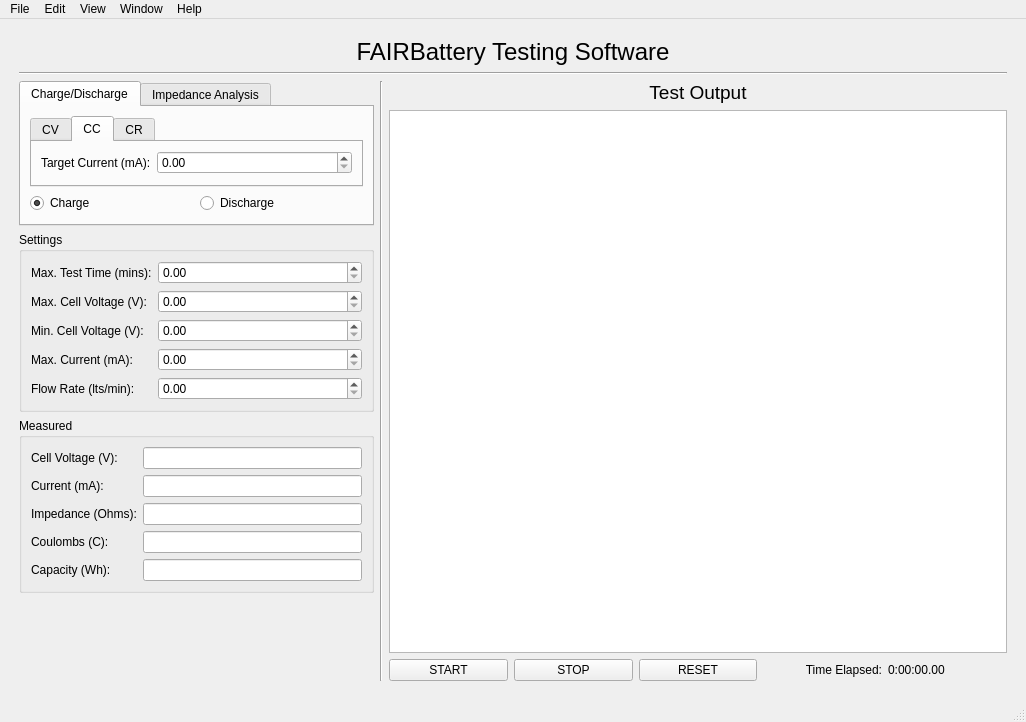
<?xml version="1.0" encoding="UTF-8"?>
<ui version="4.0">
 <class>MainWindow</class>
 <widget class="QMainWindow" name="MainWindow">
  <property name="geometry">
   <rect>
    <x>0</x>
    <y>0</y>
    <width>1026</width>
    <height>722</height>
   </rect>
  </property>
  <property name="windowTitle">
   <string>FAIRBatery Testing Software</string>
  </property>
  <widget class="QWidget" name="centralwidget">
   <layout class="QVBoxLayout" name="verticalLayout_6">
    <item>
     <layout class="QVBoxLayout" name="verticalLayout">
      <property name="leftMargin">
       <number>10</number>
      </property>
      <property name="topMargin">
       <number>10</number>
      </property>
      <property name="rightMargin">
       <number>10</number>
      </property>
      <property name="bottomMargin">
       <number>10</number>
      </property>
      <item>
       <widget class="QLabel" name="title">
        <property name="font">
         <font>
          <pointsize>18</pointsize>
         </font>
        </property>
        <property name="text">
         <string>FAIRBattery Testing Software</string>
        </property>
        <property name="alignment">
         <set>Qt::AlignCenter</set>
        </property>
       </widget>
      </item>
      <item>
       <widget class="Line" name="line">
        <property name="orientation">
         <enum>Qt::Horizontal</enum>
        </property>
       </widget>
      </item>
      <item>
       <layout class="QHBoxLayout" name="horizontalLayout">
        <item>
         <layout class="QVBoxLayout" name="verticalLayout_8">
          <item>
           <widget class="QTabWidget" name="test_mode_tabs">
            <property name="sizePolicy">
             <sizepolicy hsizetype="Fixed" vsizetype="Expanding">
              <horstretch>0</horstretch>
              <verstretch>0</verstretch>
             </sizepolicy>
            </property>
            <property name="minimumSize">
             <size>
              <width>355</width>
              <height>0</height>
             </size>
            </property>
            <property name="currentIndex">
             <number>0</number>
            </property>
            <widget class="QWidget" name="charge">
             <attribute name="title">
              <string>Charge/Discharge</string>
             </attribute>
             <layout class="QVBoxLayout" name="verticalLayout_3">
              <item>
               <widget class="QTabWidget" name="target_selection_tabs">
                <property name="sizePolicy">
                 <sizepolicy hsizetype="Expanding" vsizetype="Fixed">
                  <horstretch>0</horstretch>
                  <verstretch>0</verstretch>
                 </sizepolicy>
                </property>
                <property name="currentIndex">
                 <number>1</number>
                </property>
                <widget class="QWidget" name="CV">
                 <attribute name="title">
                  <string>CV</string>
                 </attribute>
                 <layout class="QVBoxLayout" name="verticalLayout_4">
                  <item>
                   <layout class="QFormLayout" name="formLayout_4">
                    <property name="leftMargin">
                     <number>0</number>
                    </property>
                    <property name="topMargin">
                     <number>0</number>
                    </property>
                    <item row="0" column="0">
                     <widget class="QLabel" name="label_6">
                      <property name="text">
                       <string>Target Cell Voltage (V):</string>
                      </property>
                     </widget>
                    </item>
                    <item row="0" column="1">
                     <widget class="QDoubleSpinBox" name="target_voltage_spinbox">
                      <property name="accelerated">
                       <bool>true</bool>
                      </property>
                      <property name="maximum">
                       <double>4.000000000000000</double>
                      </property>
                      <property name="singleStep">
                       <double>0.100000000000000</double>
                      </property>
                     </widget>
                    </item>
                   </layout>
                  </item>
                 </layout>
                </widget>
                <widget class="QWidget" name="CC">
                 <attribute name="title">
                  <string>CC</string>
                 </attribute>
                 <layout class="QHBoxLayout" name="horizontalLayout_5">
                  <item>
                   <layout class="QFormLayout" name="formLayout_10">
                    <property name="leftMargin">
                     <number>0</number>
                    </property>
                    <property name="topMargin">
                     <number>0</number>
                    </property>
                    <item row="0" column="0">
                     <widget class="QLabel" name="label_17">
                      <property name="text">
                       <string>Target Current (mA):</string>
                      </property>
                     </widget>
                    </item>
                    <item row="0" column="1">
                     <widget class="QDoubleSpinBox" name="target_current_spinbox">
                      <property name="accelerated">
                       <bool>true</bool>
                      </property>
                      <property name="maximum">
                       <double>300.000000000000000</double>
                      </property>
                     </widget>
                    </item>
                   </layout>
                  </item>
                 </layout>
                </widget>
                <widget class="QWidget" name="CR">
                 <attribute name="title">
                  <string>CR</string>
                 </attribute>
                 <layout class="QHBoxLayout" name="horizontalLayout_6">
                  <item>
                   <layout class="QFormLayout" name="formLayout_6">
                    <property name="leftMargin">
                     <number>0</number>
                    </property>
                    <property name="topMargin">
                     <number>0</number>
                    </property>
                    <item row="0" column="0">
                     <widget class="QLabel" name="label_7">
                      <property name="text">
                       <string>Target Load Resistance (Ohms):</string>
                      </property>
                     </widget>
                    </item>
                    <item row="0" column="1">
                     <widget class="QDoubleSpinBox" name="target_resistance_spinbox">
                      <property name="accelerated">
                       <bool>true</bool>
                      </property>
                      <property name="decimals">
                       <number>1</number>
                      </property>
                      <property name="maximum">
                       <double>512.000000000000000</double>
                      </property>
                     </widget>
                    </item>
                   </layout>
                  </item>
                 </layout>
                </widget>
               </widget>
              </item>
              <item>
               <layout class="QHBoxLayout" name="horizontalLayout_4">
                <item>
                 <widget class="QRadioButton" name="charge_radiobutton">
                  <property name="text">
                   <string>Charge</string>
                  </property>
                  <property name="checked">
                   <bool>true</bool>
                  </property>
                 </widget>
                </item>
                <item>
                 <widget class="QRadioButton" name="discharge_radiobutton">
                  <property name="text">
                   <string>Discharge</string>
                  </property>
                 </widget>
                </item>
               </layout>
              </item>
             </layout>
            </widget>
            <widget class="QWidget" name="impedance">
             <attribute name="title">
              <string>Impedance Analysis</string>
             </attribute>
             <layout class="QVBoxLayout" name="verticalLayout_5">
              <item>
               <layout class="QFormLayout" name="formLayout_23">
                <item row="0" column="0">
                 <widget class="QLabel" name="label_33">
                  <property name="text">
                   <string>Min. Frequency (Hz):</string>
                  </property>
                 </widget>
                </item>
                <item row="0" column="1">
                 <widget class="QSpinBox" name="min_frequency_spinbox">
                  <property name="accelerated">
                   <bool>true</bool>
                  </property>
                  <property name="maximum">
                   <number>1000000</number>
                  </property>
                  <property name="singleStep">
                   <number>100</number>
                  </property>
                 </widget>
                </item>
                <item row="1" column="0">
                 <widget class="QLabel" name="label_34">
                  <property name="text">
                   <string>Max. Frequency (Hz):</string>
                  </property>
                 </widget>
                </item>
                <item row="1" column="1">
                 <widget class="QSpinBox" name="max_frequency_spinbox">
                  <property name="accelerated">
                   <bool>true</bool>
                  </property>
                  <property name="maximum">
                   <number>1000000</number>
                  </property>
                  <property name="singleStep">
                   <number>100</number>
                  </property>
                 </widget>
                </item>
                <item row="2" column="0">
                 <widget class="QLabel" name="label_37">
                  <property name="text">
                   <string>Steps per Decade:</string>
                  </property>
                 </widget>
                </item>
                <item row="2" column="1">
                 <widget class="QSpinBox" name="steps_per_decade_spinbox">
                  <property name="accelerated">
                   <bool>true</bool>
                  </property>
                  <property name="minimum">
                   <number>1</number>
                  </property>
                  <property name="maximum">
                   <number>10000</number>
                  </property>
                  <property name="value">
                   <number>50</number>
                  </property>
                 </widget>
                </item>
               </layout>
              </item>
             </layout>
            </widget>
           </widget>
          </item>
          <item>
           <widget class="QGroupBox" name="groupBox_2">
            <property name="title">
             <string>Settings</string>
            </property>
            <layout class="QGridLayout" name="gridLayout_2">
             <item row="0" column="0">
              <layout class="QFormLayout" name="formLayout_9">
               <item row="0" column="0">
                <widget class="QLabel" name="label_16">
                 <property name="text">
                  <string>Max. Test Time (mins):</string>
                 </property>
                </widget>
               </item>
               <item row="0" column="1">
                <widget class="QDoubleSpinBox" name="max_time_spinbox">
                 <property name="minimumSize">
                  <size>
                   <width>76</width>
                   <height>0</height>
                  </size>
                 </property>
                 <property name="accelerated">
                  <bool>true</bool>
                 </property>
                 <property name="maximum">
                  <double>400.000000000000000</double>
                 </property>
                </widget>
               </item>
               <item row="3" column="0">
                <widget class="QLabel" name="label_2">
                 <property name="text">
                  <string>Max. Current (mA):</string>
                 </property>
                </widget>
               </item>
               <item row="3" column="1">
                <widget class="QDoubleSpinBox" name="max_current_spinbox">
                 <property name="minimumSize">
                  <size>
                   <width>76</width>
                   <height>0</height>
                  </size>
                 </property>
                 <property name="accelerated">
                  <bool>true</bool>
                 </property>
                 <property name="decimals">
                  <number>2</number>
                 </property>
                 <property name="maximum">
                  <double>300.000000000000000</double>
                 </property>
                </widget>
               </item>
               <item row="1" column="0">
                <widget class="QLabel" name="label_12">
                 <property name="text">
                  <string>Max. Cell Voltage (V):</string>
                 </property>
                </widget>
               </item>
               <item row="1" column="1">
                <widget class="QDoubleSpinBox" name="max_cell_voltage_spinbox">
                 <property name="minimumSize">
                  <size>
                   <width>76</width>
                   <height>0</height>
                  </size>
                 </property>
                 <property name="accelerated">
                  <bool>true</bool>
                 </property>
                 <property name="maximum">
                  <double>4.500000000000000</double>
                 </property>
                 <property name="singleStep">
                  <double>0.100000000000000</double>
                 </property>
                </widget>
               </item>
               <item row="4" column="0">
                <widget class="QLabel" name="label_10">
                 <property name="text">
                  <string>Flow Rate (lts/min):</string>
                 </property>
                </widget>
               </item>
               <item row="4" column="1">
                <widget class="QDoubleSpinBox" name="flow_rate_spinbox">
                 <property name="minimumSize">
                  <size>
                   <width>76</width>
                   <height>0</height>
                  </size>
                 </property>
                 <property name="accelerated">
                  <bool>true</bool>
                 </property>
                </widget>
               </item>
               <item row="2" column="0">
                <widget class="QLabel" name="label_18">
                 <property name="text">
                  <string>Min. Cell Voltage (V):</string>
                 </property>
                </widget>
               </item>
               <item row="2" column="1">
                <widget class="QDoubleSpinBox" name="min_cell_voltage_spinbox">
                 <property name="minimumSize">
                  <size>
                   <width>76</width>
                   <height>0</height>
                  </size>
                 </property>
                 <property name="accelerated">
                  <bool>true</bool>
                 </property>
                 <property name="maximum">
                  <double>4.000000000000000</double>
                 </property>
                 <property name="singleStep">
                  <double>0.100000000000000</double>
                 </property>
                </widget>
               </item>
              </layout>
             </item>
            </layout>
           </widget>
          </item>
          <item>
           <widget class="QGroupBox" name="groupBox">
            <property name="sizePolicy">
             <sizepolicy hsizetype="Fixed" vsizetype="Preferred">
              <horstretch>0</horstretch>
              <verstretch>0</verstretch>
             </sizepolicy>
            </property>
            <property name="minimumSize">
             <size>
              <width>355</width>
              <height>0</height>
             </size>
            </property>
            <property name="title">
             <string>Measured</string>
            </property>
            <layout class="QGridLayout" name="gridLayout">
             <item row="0" column="0">
              <layout class="QFormLayout" name="formLayout_17">
               <item row="0" column="0">
                <widget class="QLabel" name="label_28">
                 <property name="text">
                  <string>Cell Voltage (V):</string>
                 </property>
                </widget>
               </item>
               <item row="0" column="1">
                <widget class="QLineEdit" name="measured_voltage_lineedit">
                 <property name="readOnly">
                  <bool>true</bool>
                 </property>
                </widget>
               </item>
               <item row="1" column="0">
                <widget class="QLabel" name="label_29">
                 <property name="text">
                  <string>Current (mA):</string>
                 </property>
                </widget>
               </item>
               <item row="1" column="1">
                <widget class="QLineEdit" name="measured_current_lineedit">
                 <property name="readOnly">
                  <bool>true</bool>
                 </property>
                </widget>
               </item>
               <item row="3" column="0">
                <widget class="QLabel" name="label_30">
                 <property name="text">
                  <string>Coulombs (C):</string>
                 </property>
                </widget>
               </item>
               <item row="3" column="1">
                <widget class="QLineEdit" name="measured_coulombs_lineedit">
                 <property name="readOnly">
                  <bool>true</bool>
                 </property>
                </widget>
               </item>
               <item row="4" column="0">
                <widget class="QLabel" name="label_31">
                 <property name="text">
                  <string>Capacity (Wh):</string>
                 </property>
                </widget>
               </item>
               <item row="4" column="1">
                <widget class="QLineEdit" name="measured_capacity_lineedit">
                 <property name="readOnly">
                  <bool>true</bool>
                 </property>
                </widget>
               </item>
               <item row="2" column="0">
                <widget class="QLabel" name="label_5">
                 <property name="text">
                  <string>Impedance (Ohms):</string>
                 </property>
                </widget>
               </item>
               <item row="2" column="1">
                <widget class="QLineEdit" name="measured_impedance_lineedit">
                 <property name="readOnly">
                  <bool>true</bool>
                 </property>
                </widget>
               </item>
              </layout>
             </item>
            </layout>
           </widget>
          </item>
          <item>
           <spacer name="verticalSpacer">
            <property name="orientation">
             <enum>Qt::Vertical</enum>
            </property>
            <property name="sizeHint" stdset="0">
             <size>
              <width>20</width>
              <height>40</height>
             </size>
            </property>
           </spacer>
          </item>
         </layout>
        </item>
        <item>
         <widget class="Line" name="line_2">
          <property name="orientation">
           <enum>Qt::Vertical</enum>
          </property>
         </widget>
        </item>
        <item>
         <layout class="QVBoxLayout" name="verticalLayout_2">
          <item>
           <widget class="QLabel" name="label_4">
            <property name="font">
             <font>
              <pointsize>14</pointsize>
             </font>
            </property>
            <property name="text">
             <string>Test Output</string>
            </property>
            <property name="alignment">
             <set>Qt::AlignCenter</set>
            </property>
           </widget>
          </item>
          <item>
           <widget class="GraphicsLayoutWidget" name="graphicsView">
            <property name="minimumSize">
             <size>
              <width>500</width>
              <height>0</height>
             </size>
            </property>
           </widget>
          </item>
          <item>
           <layout class="QHBoxLayout" name="horizontalLayout_2">
            <item>
             <widget class="QPushButton" name="start_button">
              <property name="text">
               <string>START</string>
              </property>
             </widget>
            </item>
            <item>
             <widget class="QPushButton" name="stop_button">
              <property name="text">
               <string>STOP</string>
              </property>
             </widget>
            </item>
            <item>
             <widget class="QPushButton" name="reset_button">
              <property name="text">
               <string>RESET</string>
              </property>
             </widget>
            </item>
            <item>
             <widget class="QLabel" name="label_3">
              <property name="text">
               <string>Time Elapsed:</string>
              </property>
              <property name="alignment">
               <set>Qt::AlignRight|Qt::AlignTrailing|Qt::AlignVCenter</set>
              </property>
             </widget>
            </item>
            <item>
             <widget class="QLabel" name="time_elapsed_value">
              <property name="text">
               <string>0:00:00.00</string>
              </property>
             </widget>
            </item>
           </layout>
          </item>
         </layout>
        </item>
       </layout>
      </item>
     </layout>
    </item>
   </layout>
  </widget>
  <widget class="QStatusBar" name="statusbar"/>
  <widget class="QMenuBar" name="menubar">
   <property name="geometry">
    <rect>
     <x>0</x>
     <y>0</y>
     <width>1026</width>
     <height>24</height>
    </rect>
   </property>
   <widget class="QMenu" name="menuFile">
    <property name="title">
     <string>File</string>
    </property>
    <widget class="QMenu" name="menuSave_Data">
     <property name="title">
      <string>Export Data</string>
     </property>
     <addaction name="actionSave_Raw_Data"/>
     <addaction name="actionFigure"/>
    </widget>
    <widget class="QMenu" name="menuRecent_Tests">
     <property name="title">
      <string>Recent Tests</string>
     </property>
     <addaction name="actionTest1"/>
     <addaction name="actionTest2"/>
     <addaction name="actionTest3"/>
    </widget>
    <addaction name="actionLoad_Test"/>
    <addaction name="menuRecent_Tests"/>
    <addaction name="actionSave_Test"/>
    <addaction name="actionSave_Test_As"/>
    <addaction name="menuSave_Data"/>
    <addaction name="separator"/>
    <addaction name="actionClose"/>
   </widget>
   <widget class="QMenu" name="menuHelp">
    <property name="title">
     <string>Help</string>
    </property>
    <addaction name="actionDocumentation"/>
   </widget>
   <widget class="QMenu" name="menuView">
    <property name="title">
     <string>View</string>
    </property>
    <addaction name="actionEnter_Full_Screen_2"/>
   </widget>
   <widget class="QMenu" name="menuEdit">
    <property name="title">
     <string>Edit</string>
    </property>
    <addaction name="actionUndo"/>
    <addaction name="actionRedo"/>
    <addaction name="separator"/>
    <addaction name="actionCut"/>
    <addaction name="actionCopy"/>
    <addaction name="actionPaste"/>
    <addaction name="actionSelect_All"/>
    <addaction name="separator"/>
   </widget>
   <widget class="QMenu" name="menuWindow">
    <property name="title">
     <string>Window</string>
    </property>
    <addaction name="actionMinimise"/>
    <addaction name="separator"/>
    <addaction name="actionBring_All_to_Front"/>
    <addaction name="separator"/>
    <addaction name="actionTest1_2"/>
   </widget>
   <addaction name="menuFile"/>
   <addaction name="menuEdit"/>
   <addaction name="menuView"/>
   <addaction name="menuWindow"/>
   <addaction name="menuHelp"/>
  </widget>
  <action name="actionLoad_Test">
   <property name="text">
    <string>Load Test</string>
   </property>
   <property name="shortcut">
    <string>Ctrl+O</string>
   </property>
  </action>
  <action name="actionSave_Test">
   <property name="text">
    <string>Save Test</string>
   </property>
   <property name="shortcut">
    <string>Ctrl+S</string>
   </property>
  </action>
  <action name="actionSave_Raw_Data">
   <property name="text">
    <string>Raw Data</string>
   </property>
  </action>
  <action name="actionFigure">
   <property name="text">
    <string>Figure</string>
   </property>
  </action>
  <action name="actionSave_Test_As">
   <property name="text">
    <string>Save Test As</string>
   </property>
   <property name="shortcut">
    <string>Ctrl+Shift+S</string>
   </property>
  </action>
  <action name="actionDocumentation">
   <property name="text">
    <string>Documentation</string>
   </property>
  </action>
  <action name="actionUndo">
   <property name="text">
    <string>Undo</string>
   </property>
   <property name="shortcut">
    <string>Ctrl+Z</string>
   </property>
  </action>
  <action name="actionRedo">
   <property name="text">
    <string>Redo</string>
   </property>
   <property name="shortcut">
    <string>Ctrl+Shift+Z</string>
   </property>
  </action>
  <action name="actionCut">
   <property name="text">
    <string>Cut</string>
   </property>
   <property name="shortcut">
    <string>Ctrl+X</string>
   </property>
  </action>
  <action name="actionCopy">
   <property name="text">
    <string>Copy</string>
   </property>
   <property name="shortcut">
    <string>Ctrl+C</string>
   </property>
  </action>
  <action name="actionPaste">
   <property name="text">
    <string>Paste</string>
   </property>
   <property name="shortcut">
    <string>Ctrl+V</string>
   </property>
  </action>
  <action name="actionSelect_All">
   <property name="text">
    <string>Select All</string>
   </property>
   <property name="shortcut">
    <string>Ctrl+A</string>
   </property>
  </action>
  <action name="actionStart_Dictation">
   <property name="text">
    <string>Start Dictation</string>
   </property>
  </action>
  <action name="actionTest1">
   <property name="text">
    <string>Test1</string>
   </property>
  </action>
  <action name="actionTest2">
   <property name="text">
    <string>Test2</string>
   </property>
  </action>
  <action name="actionTest3">
   <property name="text">
    <string>Test3</string>
   </property>
  </action>
  <action name="actionClose">
   <property name="text">
    <string>Close</string>
   </property>
   <property name="shortcut">
    <string>Ctrl+W</string>
   </property>
  </action>
  <action name="actionMinimise">
   <property name="text">
    <string>Minimise</string>
   </property>
  </action>
  <action name="actionBring_All_to_Front">
   <property name="text">
    <string>Bring All to Front</string>
   </property>
  </action>
  <action name="actionTest1_2">
   <property name="text">
    <string>&gt; Example Test 1</string>
   </property>
  </action>
  <action name="actionEnter_Full_Screen">
   <property name="text">
    <string>Enter Full Screen</string>
   </property>
  </action>
  <action name="actionEnter_Full_Screen_2">
   <property name="text">
    <string>Enter Full Screen</string>
   </property>
  </action>
 </widget>
 <customwidgets>
  <customwidget>
   <class>GraphicsLayoutWidget</class>
   <extends>QGraphicsView</extends>
   <header>pyqtgraph</header>
  </customwidget>
 </customwidgets>
 <resources/>
 <connections>
  <connection>
   <sender>start_button</sender>
   <signal>pressed()</signal>
   <receiver>MainWindow</receiver>
   <slot>start_test_button()</slot>
   <hints>
    <hint type="sourcelabel">
     <x>440</x>
     <y>648</y>
    </hint>
    <hint type="destinationlabel">
     <x>390</x>
     <y>615</y>
    </hint>
   </hints>
  </connection>
  <connection>
   <sender>stop_button</sender>
   <signal>pressed()</signal>
   <receiver>MainWindow</receiver>
   <slot>stop_test_button()</slot>
   <hints>
    <hint type="sourcelabel">
     <x>552</x>
     <y>653</y>
    </hint>
    <hint type="destinationlabel">
     <x>529</x>
     <y>626</y>
    </hint>
   </hints>
  </connection>
  <connection>
   <sender>reset_button</sender>
   <signal>pressed()</signal>
   <receiver>MainWindow</receiver>
   <slot>reset_test_button()</slot>
   <hints>
    <hint type="sourcelabel">
     <x>691</x>
     <y>649</y>
    </hint>
    <hint type="destinationlabel">
     <x>663</x>
     <y>625</y>
    </hint>
   </hints>
  </connection>
  <connection>
   <sender>max_time_spinbox</sender>
   <signal>valueChanged(double)</signal>
   <receiver>MainWindow</receiver>
   <slot>set_max_test_time()</slot>
   <hints>
    <hint type="sourcelabel">
     <x>295</x>
     <y>291</y>
    </hint>
    <hint type="destinationlabel">
     <x>386</x>
     <y>284</y>
    </hint>
   </hints>
  </connection>
  <connection>
   <sender>max_cell_voltage_spinbox</sender>
   <signal>valueChanged(double)</signal>
   <receiver>MainWindow</receiver>
   <slot>set_max_test_voltage()</slot>
   <hints>
    <hint type="sourcelabel">
     <x>274</x>
     <y>332</y>
    </hint>
    <hint type="destinationlabel">
     <x>385</x>
     <y>315</y>
    </hint>
   </hints>
  </connection>
  <connection>
   <sender>min_cell_voltage_spinbox</sender>
   <signal>valueChanged(double)</signal>
   <receiver>MainWindow</receiver>
   <slot>set_min_test_voltage()</slot>
   <hints>
    <hint type="sourcelabel">
     <x>256</x>
     <y>370</y>
    </hint>
    <hint type="destinationlabel">
     <x>387</x>
     <y>342</y>
    </hint>
   </hints>
  </connection>
  <connection>
   <sender>max_current_spinbox</sender>
   <signal>valueChanged(double)</signal>
   <receiver>MainWindow</receiver>
   <slot>set_max_test_current()</slot>
   <hints>
    <hint type="sourcelabel">
     <x>249</x>
     <y>402</y>
    </hint>
    <hint type="destinationlabel">
     <x>386</x>
     <y>378</y>
    </hint>
   </hints>
  </connection>
  <connection>
   <sender>flow_rate_spinbox</sender>
   <signal>valueChanged(double)</signal>
   <receiver>MainWindow</receiver>
   <slot>set_flow_rate()</slot>
   <hints>
    <hint type="sourcelabel">
     <x>290</x>
     <y>433</y>
    </hint>
    <hint type="destinationlabel">
     <x>386</x>
     <y>412</y>
    </hint>
   </hints>
  </connection>
  <connection>
   <sender>test_mode_tabs</sender>
   <signal>currentChanged(int)</signal>
   <receiver>MainWindow</receiver>
   <slot>set_test_mode()</slot>
   <hints>
    <hint type="sourcelabel">
     <x>360</x>
     <y>111</y>
    </hint>
    <hint type="destinationlabel">
     <x>386</x>
     <y>101</y>
    </hint>
   </hints>
  </connection>
  <connection>
   <sender>target_selection_tabs</sender>
   <signal>currentChanged(int)</signal>
   <receiver>MainWindow</receiver>
   <slot>set_test_selection()</slot>
   <hints>
    <hint type="sourcelabel">
     <x>323</x>
     <y>133</y>
    </hint>
    <hint type="destinationlabel">
     <x>386</x>
     <y>133</y>
    </hint>
   </hints>
  </connection>
  <connection>
   <sender>charge_radiobutton</sender>
   <signal>toggled(bool)</signal>
   <receiver>MainWindow</receiver>
   <slot>set_charge_mode()</slot>
   <hints>
    <hint type="sourcelabel">
     <x>165</x>
     <y>223</y>
    </hint>
    <hint type="destinationlabel">
     <x>388</x>
     <y>215</y>
    </hint>
   </hints>
  </connection>
  <connection>
   <sender>target_voltage_spinbox</sender>
   <signal>valueChanged(double)</signal>
   <receiver>MainWindow</receiver>
   <slot>set_target_voltage()</slot>
   <hints>
    <hint type="sourcelabel">
     <x>153</x>
     <y>193</y>
    </hint>
    <hint type="destinationlabel">
     <x>386</x>
     <y>159</y>
    </hint>
   </hints>
  </connection>
  <connection>
   <sender>target_current_spinbox</sender>
   <signal>valueChanged(double)</signal>
   <receiver>MainWindow</receiver>
   <slot>set_target_current()</slot>
   <hints>
    <hint type="sourcelabel">
     <x>310</x>
     <y>188</y>
    </hint>
    <hint type="destinationlabel">
     <x>400</x>
     <y>170</y>
    </hint>
   </hints>
  </connection>
  <connection>
   <sender>target_resistance_spinbox</sender>
   <signal>valueChanged(double)</signal>
   <receiver>MainWindow</receiver>
   <slot>set_target_resistance()</slot>
   <hints>
    <hint type="sourcelabel">
     <x>153</x>
     <y>193</y>
    </hint>
    <hint type="destinationlabel">
     <x>385</x>
     <y>189</y>
    </hint>
   </hints>
  </connection>
  <connection>
   <sender>min_frequency_spinbox</sender>
   <signal>valueChanged(int)</signal>
   <receiver>MainWindow</receiver>
   <slot>set_min_frequency()</slot>
   <hints>
    <hint type="sourcelabel">
     <x>138</x>
     <y>161</y>
    </hint>
    <hint type="destinationlabel">
     <x>397</x>
     <y>144</y>
    </hint>
   </hints>
  </connection>
  <connection>
   <sender>max_frequency_spinbox</sender>
   <signal>valueChanged(int)</signal>
   <receiver>MainWindow</receiver>
   <slot>set_min_frequency()</slot>
   <hints>
    <hint type="sourcelabel">
     <x>138</x>
     <y>161</y>
    </hint>
    <hint type="destinationlabel">
     <x>398</x>
     <y>200</y>
    </hint>
   </hints>
  </connection>
  <connection>
   <sender>steps_per_decade_spinbox</sender>
   <signal>valueChanged(int)</signal>
   <receiver>MainWindow</receiver>
   <slot>set_steps_per_decade()</slot>
   <hints>
    <hint type="sourcelabel">
     <x>138</x>
     <y>161</y>
    </hint>
    <hint type="destinationlabel">
     <x>399</x>
     <y>231</y>
    </hint>
   </hints>
  </connection>
  <connection>
   <sender>actionLoad_Test</sender>
   <signal>triggered()</signal>
   <receiver>MainWindow</receiver>
   <slot>load_test()</slot>
   <hints>
    <hint type="sourcelabel">
     <x>-1</x>
     <y>-1</y>
    </hint>
    <hint type="destinationlabel">
     <x>512</x>
     <y>360</y>
    </hint>
   </hints>
  </connection>
  <connection>
   <sender>actionSave_Raw_Data</sender>
   <signal>triggered()</signal>
   <receiver>MainWindow</receiver>
   <slot>export_raw_data()</slot>
   <hints>
    <hint type="sourcelabel">
     <x>-1</x>
     <y>-1</y>
    </hint>
    <hint type="destinationlabel">
     <x>512</x>
     <y>360</y>
    </hint>
   </hints>
  </connection>
  <connection>
   <sender>actionFigure</sender>
   <signal>triggered()</signal>
   <receiver>MainWindow</receiver>
   <slot>export_figure()</slot>
   <hints>
    <hint type="sourcelabel">
     <x>-1</x>
     <y>-1</y>
    </hint>
    <hint type="destinationlabel">
     <x>512</x>
     <y>360</y>
    </hint>
   </hints>
  </connection>
  <connection>
   <sender>target_resistance_spinbox</sender>
   <signal>editingFinished()</signal>
   <receiver>MainWindow</receiver>
   <slot>set_target_resistance_finished()</slot>
   <hints>
    <hint type="sourcelabel">
     <x>153</x>
     <y>193</y>
    </hint>
    <hint type="destinationlabel">
     <x>297</x>
     <y>70</y>
    </hint>
   </hints>
  </connection>
 </connections>
 <slots>
  <slot>set_max_test_time()</slot>
  <slot>set_max_test_voltage()</slot>
  <slot>set_min_test_voltage()</slot>
  <slot>set_target_voltage()</slot>
  <slot>set_target_current()</slot>
  <slot>start_test_button()</slot>
  <slot>stop_test_button()</slot>
  <slot>reset_test_button()</slot>
  <slot>export_raw_data()</slot>
  <slot>save_test()</slot>
  <slot>load_test()</slot>
  <slot>set_max_test_current()</slot>
  <slot>set_flow_rate()</slot>
  <slot>set_test_mode()</slot>
  <slot>set_test_selection()</slot>
  <slot>set_charge_mode()</slot>
  <slot>set_target_resistance()</slot>
  <slot>set_min_frequency()</slot>
  <slot>set_max_frequency()</slot>
  <slot>set_steps_per_decade()</slot>
  <slot>export_figure()</slot>
  <slot>set_target_resistance_finished()</slot>
 </slots>
</ui>
